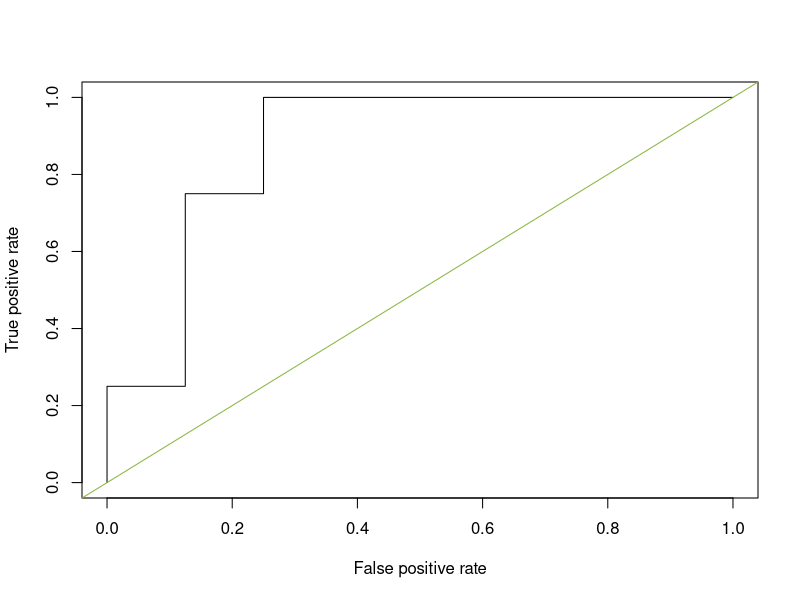
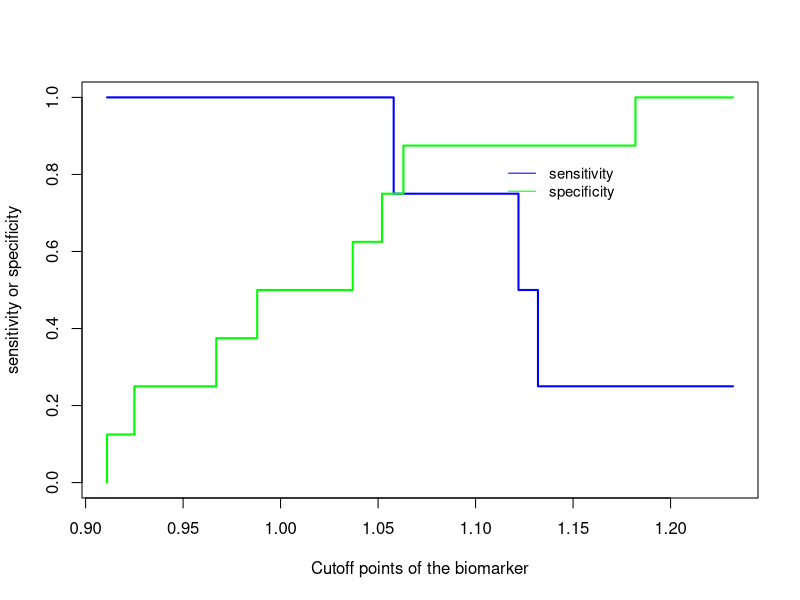

These figures' R source, in order: (Note: this script raises an error after producing the figures.)
## ---- chunk 1
rm(list = ls())
df <- data.frame("HCC" = c(0, 1, 1, 1, 0, 0, 0, 0, 0, 1, 0, 0), "Biomarker_value" = c(1.063, 1.132, 1.122, 1.058, 0.988, 1.182, 1.037, 1.052, 0.925, 1.232, 0.911, 0.967))
## ---- chunk 2
library(ROCR)
pred <- prediction(df$Biomarker_value, df$HCC) #prediction(predictions, labels)
perf <- performance(pred, "tpr", "fpr") #performance(prediction.obj, measure, x.measure="cutoff", ...)
plot(perf, col="black")
abline(a=0,  b=1, col="#8AB63F") #adds straight line to graph
## ---- chunk 3
auc <- performance(pred, c("auc"))
unlist(slot(auc, "y.values"))
## ---- chunk 4
testy <- performance(pred, "tpr", "fpr")
str(testy)
## ---- chunk 5
plot(testy@alpha.values[[1]], testy@x.values[[1]],  type='n',
     xlab='Cutoff points of the biomarker',
     ylab='sensitivity or specificity')
lines(testy@alpha.values[[1]], testy@y.values[[1]],
      type='s', col="blue", lwd=2)
lines(testy@alpha.values[[1]], 1-testy@x.values[[1]],
      type='s', col="green",  lwd=2)
legend(1.11, .85, c("sensitivity", "specificity"),
       lty=c(1,1), col=c("blue", "green"), cex=0.9,  bty='n')
## ---- chunk 6
wt <- wilcox.test(data=df, df$Biomarker_value ~ df$HCC)
1 - wt$statistic/(sum(df$HCC==1)*sum(df$HCC==0))
## ---- chunk 7
wt <- wilcox.test(data=df, df$Biomarker_value ~ df$HCC)
wt$p.value
## ---- chunk 8
set.seed(12345)
HCC <- rbinom (n=12, size=1, prob=0.27) #generate set of 12 1s and 0s, p(1) = 0.27
Biomarker_value <- rnorm (12, mean=1, sd=0.1) + HCC*0  #generate 12 normally dist. #s

df <- data.frame (HCC, Biomarker_value)
library(knitr)
kable(head(df)) #kable generates a simple table...not sure why this is helpful here
## ---- chunk 9
newdf <- expand.grid(Biomarker_value [df$HCC==0], Biomarker_value [df$HCC==1])
colnames(newdf) <- c("NoHCC", "HCC")
newdf$Pair <- seq(1,dim(newdf)[1])

newdf$Comparison <- 1*(newdf$HCC>newdf$NoHCC)
mean(newdf$Comparison)
## ---- chunk 10
newdf$Comparison <- factor(newdf$Comparison, labels=c("HCC>NoHCC", "HCC<NoHCC"))
head(newdf,4)
## ---- chunk 11
library(data.table)
longdf = melt(newdf, id.vars = c("Pair", "Comparison"),
              variable.name = "Group",
                measure.vars = c("HCC", "NoHCC"))

lab<-paste("AUC = Proportion \n of green lines \nAUC=", round(table(newdf$Comparison)[2]/sum(table(newdf$Comparison)),3))
library(ggplot2)
fav.col=c("#1A425C", "#8AB63F")
ggplot(longdf, aes(x=Group, y=value))+geom_line(aes(group=Pair, col=Comparison)) + 
        scale_color_manual(values=fav.col)+theme_bw() + 
        ylab("Biomarker value") + geom_text(x=0.75,y=0.95,label=lab) + 
        geom_point(shape=21, size=2) + 
        theme(legend.title=element_blank(), legend.position="bottom")
## ---- chunk 12
pred <- prediction(df$Biomarker_value, df$HCC )
perf <- performance(pred,"tpr","fpr")
plot(perf,col="black")
abline(a=0, b=1, col="blue")
## ---- chunk 13
auc <- performance(pred, c("auc"))
unlist(slot(auc, "y.values"))
## ---- chunk 14
testy <- performance(pred,"tpr","fpr")
plot(testy@alpha.values[[1]], testy@x.values[[1]], type='n', xlab='Cutoff points of the biomarker', ylab='sensitivity or specificity')
lines(testy@alpha.values[[1]], testy@y.values[[1]], type='s', col="#1A425C")
lines(testy@alpha.values[[1]], 1-testy@x.values[[1]], type='s', col="#8AB63F")
legend(1.07,.85, c('sensitivity', 'specificity'), lty=c(1,1), col=c("#1A425C", "#8AB63F"), cex=.9, bty='n')
## ---- chunk 15
wt <-wilcox.test(data=df, df$Biomarker_value ~ df$HCC)
1 - wt$statistic/(sum(df$HCC==1)*sum(df$HCC==0))
## ---- chunk 16
wt$p.value
